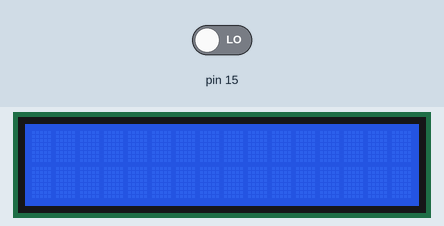
The sketch below on a simulated Arduino Mega 2560, built with avr-gcc and run on an emulated ATmega2560. Shown: 16×2 character LCD. The inputs (shaded band) are chosen by the test bench; at power-on: pin 15 LOW.

Above: at 1.2 s.
1.3 s: pin 15 driven HIGH
At 1.9 s:
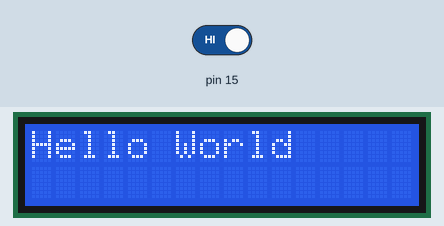
3.0 s: pin 15 driven LOW
At 4.2 s:
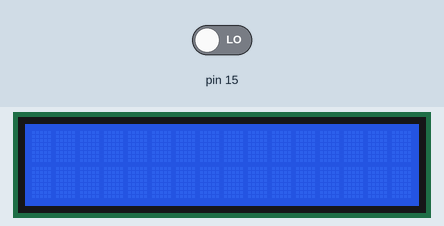
Timing chart, 0 to 6.0 s (numbered marks = the images above; inputs shaded):
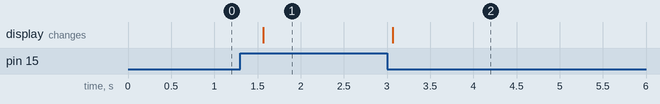

The sketch:

pir_motion.ino
```cpp
#include <LiquidCrystal.h>
LiquidCrystal lcd(12, 11, 10, 9, 8, 7);
void setup()
{
    lcd.begin(16, 2);
    lcd.print("Hello World");
    pinMode(15, INPUT);
    Serial1.begin(115200);
    Serial1.println("Hello, Raspberry Pi Pico!");
}
void loop()
{
    int pir = digitalRead(15);
    if (pir == HIGH)
    {
        Serial1.println("Motion Detected!");
        lcd.display();
        delay(500);
    }
    else
    {
        Serial1.println("No motion.");
        lcd.noDisplay();
        delay(500);
    }
}
```

Measured:
- after the input at 1.3 s, the display: changes after 0.27 s (image 1)
- after the input at 3.0 s, the display: changes after 0.07 s (image 2)
